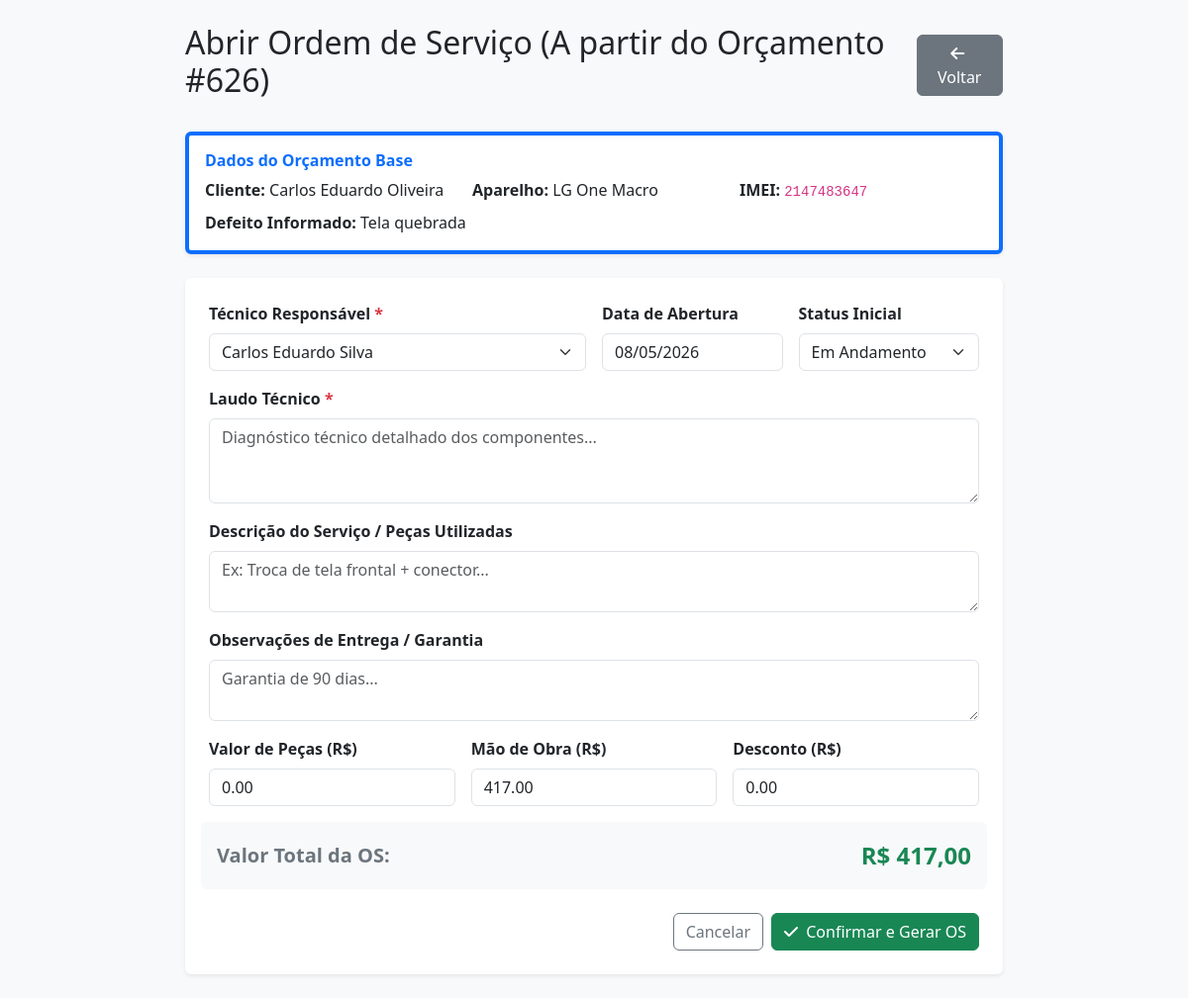
The app's page /php/nova_os.php?orcamento_id=626 with its own data.
### tables this page shows
CREATE TABLE `orcamento` (
  `idorcamento` int(11) NOT NULL COMMENT 'Identificador único do orçamento. Chave primária da tabela.',
  `cliente_idcliente` int(11) DEFAULT NULL COMMENT 'Identificador do cliente associado ao orçamento. Chave estrangeira para a tabela cliente.',
  `funcionario_idfuncionario` int(11) DEFAULT NULL COMMENT 'Identificador do funcionário responsável pela elaboração do orçamento. Chave estrangeira para a tabela funcionario.',
  `defeito` varchar(100) DEFAULT NULL COMMENT 'Descrição do defeito informado pelo cliente no equipamento.',
  `observacoes` varchar(100) DEFAULT NULL COMMENT 'Observações adicionais sobre o orçamento ou o equipamento.',
  `marca` varchar(20) NOT NULL COMMENT 'Marca do equipamento que será avaliado ou reparado.',
  `modelo` varchar(20) NOT NULL COMMENT 'Modelo do equipamento.',
  `imei` int(11) NOT NULL COMMENT 'Número de identificação (IMEI) do aparelho, quando aplicável.',
  `aprovado` varchar(10) DEFAULT NULL COMMENT 'Indica se o orçamento foi aprovado pelo cliente (Sim ou Não).',
  `valor_total` float DEFAULT NULL COMMENT 'Valor total do orçamento, considerando peças e serviços.',
  `data_dia` date DEFAULT NULL COMMENT 'Data de emissão ou criação do orçamento.',
  `status` varchar(15) DEFAULT NULL COMMENT 'Situação atual do orçamento (Pendente, Aprovado, Reprovado, Em andamento ou Finalizado).'
);

CREATE TABLE `cliente` (
  `idcliente` int(11) NOT NULL COMMENT 'Identificador único do cliente. Chave primária da tabela.',
  `nome_clien` varchar(80) NOT NULL COMMENT 'Nome completo do cliente.',
  `endereco_clien` varchar(80) DEFAULT NULL COMMENT 'Endereço residencial ou comercial do cliente.',
  `cpf_clien` varchar(15) NOT NULL COMMENT 'Cadastro de Pessoa Física (CPF) do cliente.',
  `tel_clien` varchar(15) NOT NULL COMMENT 'Número de telefone para contato com o cliente.',
  `email_clien` varchar(85) NOT NULL COMMENT 'Endereço de e-mail do cliente.',
  `cargos_idcargos` int(11) NOT NULL DEFAULT 4 COMMENT 'Identificador do cargo vinculado ao cliente. Chave estrangeira para a tabela cargos.',
  `senha` varchar(255) NOT NULL COMMENT 'Senha criptografada (hash) utilizada para autenticação do cliente.',
  `data_cadastro` date NOT NULL COMMENT 'Data em que o cliente foi cadastrado no sistema.',
  `token_recuperacao` varchar(255) DEFAULT NULL,
  `token_expiracao` datetime DEFAULT NULL
);

CREATE TABLE `funcionario` (
  `idfuncionario` int(11) NOT NULL COMMENT 'Identificador único do funcionário. Chave primária da tabela.',
  `nome_func` varchar(80) NOT NULL COMMENT 'Nome completo do funcionário.',
  `cargos_idcargos` int(11) NOT NULL COMMENT 'Identificador do cargo ocupado pelo funcionário. Chave estrangeira para a tabela cargos.',
  `endereco_func` varchar(75) NOT NULL COMMENT 'Endereço residencial do funcionário.',
  `tel_func` varchar(15) DEFAULT NULL COMMENT 'Número de telefone para contato com o funcionário.',
  `cpf_func` varchar(15) NOT NULL COMMENT 'Cadastro de Pessoa Física (CPF) do funcionário.',
  `email_func` varchar(85) NOT NULL COMMENT 'Endereço de e-mail utilizado pelo funcionário.',
  `senha_func` varchar(64) NOT NULL COMMENT 'Senha criptografada (hash) utilizada para autenticação do funcionário no sistema.',
  `data_cadastro` date DEFAULT NULL COMMENT 'Data em que o funcionário foi cadastrado no sistema.',
  `foto` varchar(30) DEFAULT NULL COMMENT 'Nome ou caminho da foto de perfil do funcionário armazenada no sistema.',
  `token_recuperacao` varchar(255) DEFAULT NULL,
  `token_expiracao` datetime DEFAULT NULL
);

### php/nova_os.php (the view, shortened to what this page needs)
<?php
include("conexaoBD.php");
$orcamento_id = (int)($_GET['orcamento_id'] ?? 0);
$sql = "
    SELECT
        o.*,
        c.nome_clien,
        c.tel_clien,
        f.nome_func
    FROM orcamento o
    LEFT JOIN cliente c ON o.cliente_idcliente = c.idcliente
    LEFT JOIN funcionario f ON o.funcionario_idfuncionario = f.idfuncionario
    WHERE o.idorcamento = ?
";
$stmt = $conn->prepare($sql);
$stmt->bind_param("i", $orcamento_id);
$stmt->execute();
$orcamento = $stmt->get_result()->fetch_assoc();
$funcionarios = $conn->query("SELECT idfuncionario, nome_func FROM funcionario ORDER BY nome_func ASC");
?>
<!DOCTYPE html>
<html lang="pt-br">
<head>
    <link rel="stylesheet" href="https://cdn.jsdelivr.net/npm/bootstrap@5.3.3/dist/css/bootstrap.min.css">
    <link rel="stylesheet" href="https://cdnjs.cloudflare.com/ajax/libs/font-awesome/6.4.0/css/all.min.css">
</head>
<body class="bg-light">
<div class="container py-4" style="max-width: 850px;">
    <div class="d-flex justify-content-between align-items-center mb-4">
        <h2>Abrir Ordem de Serviço (A partir do Orçamento #<?php echo $orcamento_id; ?>)</h2>
        <a href="../orcamento.php" class="btn btn-secondary"><i class="fa-solid fa-arrow-left me-1"></i> Voltar</a>
    </div>
    <div class="card p-3 mb-4 border-start border-4 border-primary shadow-sm">
        <h6 class="fw-bold text-primary mb-2">Dados do Orçamento Base</h6>
        <div class="row">
            <div class="col-md-4"><strong>Cliente:</strong> <?php echo htmlspecialchars($orcamento['nome_clien'] ?? '-'); ?></div>
            <div class="col-md-4"><strong>Aparelho:</strong> <?php echo htmlspecialchars($orcamento['marca'] . ' ' . $orcamento['modelo']); ?></div>
            <div class="col-md-4"><strong>IMEI:</strong> <code><?php echo htmlspecialchars($orcamento['imei']); ?></code></div>
            <div class="col-12 mt-2"><strong>Defeito Informado:</strong> <?php echo htmlspecialchars($orcamento['defeito']); ?></div>
        </div>
    </div>
    <div class="card p-4 shadow-sm border-0">
        <form action="salvar_os.php" method="POST">
            <div class="row g-3">
                <div class="col-md-6">
                    <label class="form-label fw-bold">Técnico Responsável <span class="text-danger">*</span></label>
                    <select name="funcionario_idfuncionario" class="form-select" required>
                        <?php if ($funcionarios): ?>
                            <?php while($f = $funcionarios->fetch_assoc()): ?>
                                <option value="<?php echo $f['idfuncionario']; ?>" <?php echo ($f['idfuncionario'] == $orcamento['funcionario_idfuncionario']) ? 'selected' : ''; ?>>
                                    <?php echo htmlspecialchars($f['nome_func']); ?>
                                </option>
                            <?php endwhile; ?>
                        <?php endif; ?>
                    </select>
                </div>
                <div class="col-md-3">
                    <label class="form-label fw-bold">Data de Abertura</label>
                    <input type="date" name="data_abertura" class="form-control" value="<?php echo date('Y-m-d'); ?>" readonly required>
                </div>
                <div class="col-md-3">
                    <label class="form-label fw-bold">Status Inicial</label>
                    <select name="status_os" class="form-select" required>
                        <option value="Em Andamento" selected>Em Andamento</option>
                    </select>
                </div>
                <div class="col-12">
                    <label class="form-label fw-bold">Laudo Técnico <span class="text-danger">*</span></label>
                    <textarea name="laudo_tecnico" class="form-control" rows="3" required placeholder="Diagnóstico técnico detalhado dos componentes..."></textarea>
                </div>
                <div class="col-12">
                    <label class="form-label fw-bold">Descrição do Serviço / Peças Utilizadas</label>
                    <textarea name="descricao_servico" class="form-control" rows="2" placeholder="Ex: Troca de tela frontal + conector..."></textarea>
                </div>
                <div class="col-12">
                    <label class="form-label fw-bold">Observações de Entrega / Garantia</label>
                    <textarea name="observacoes_os" class="form-control" rows="2" placeholder="Garantia de 90 dias..."></textarea>
                </div>
                <div class="col-md-4">
                    <label class="form-label fw-bold">Valor de Peças (R$)</label>
                    <input type="number" step="0.01" min="0" id="valor_pecas" name="valor_pecas" class="form-control" value="0.00" oninput="calcularTotal()">
                </div>
                <div class="col-md-4">
                    <label class="form-label fw-bold">Mão de Obra (R$)</label>
                    <input type="number" step="0.01" min="0" id="valor_mao_obra" name="valor_mao_obra" class="form-control" value="<?php echo number_format((float)$orcamento['valor_total'], 2, '.', ''); ?>" oninput="calcularTotal()">
                </div>
                <div class="col-md-4">
                    <label class="form-label fw-bold">Desconto (R$)</label>
                    <input type="number" step="0.01" min="0" id="desconto" name="desconto" class="form-control" value="0.00" oninput="calcularTotal()">
                </div>
                <div class="col-12 bg-light p-3 rounded d-flex justify-content-between align-items-center mt-3">
                    <span class="fs-5 fw-bold text-secondary">Valor Total da OS:</span>
                    <span class="fs-4 fw-bold text-success" id="display_total">R$ <?php echo number_format((float)$orcamento['valor_total'], 2, ',', '.'); ?></span>
                </div>
                <div class="col-12 d-flex justify-content-end gap-2 mt-4">
                    <a href="../orcamento.php" class="btn btn-outline-secondary">Cancelar</a>
                    <button type="submit" class="btn btn-success"><i class="fa-solid fa-check me-1"></i> Confirmar e Gerar OS</button>
                </div>
            </div>
        </form>
    </div>
</div>
</body>
</html>

### records on screen
orcamento: cliente_idcliente.nome_clien "Carlos Eduardo Oliveira", marca+modelo "LG One Macro", imei "2147483647", defeito "Tela quebrada", funcionario_idfuncionario "Carlos Eduardo Silva", valor_mao_obra "417.00", valor_total "417,00"

### other values on screen
$orcamento_id "626"
